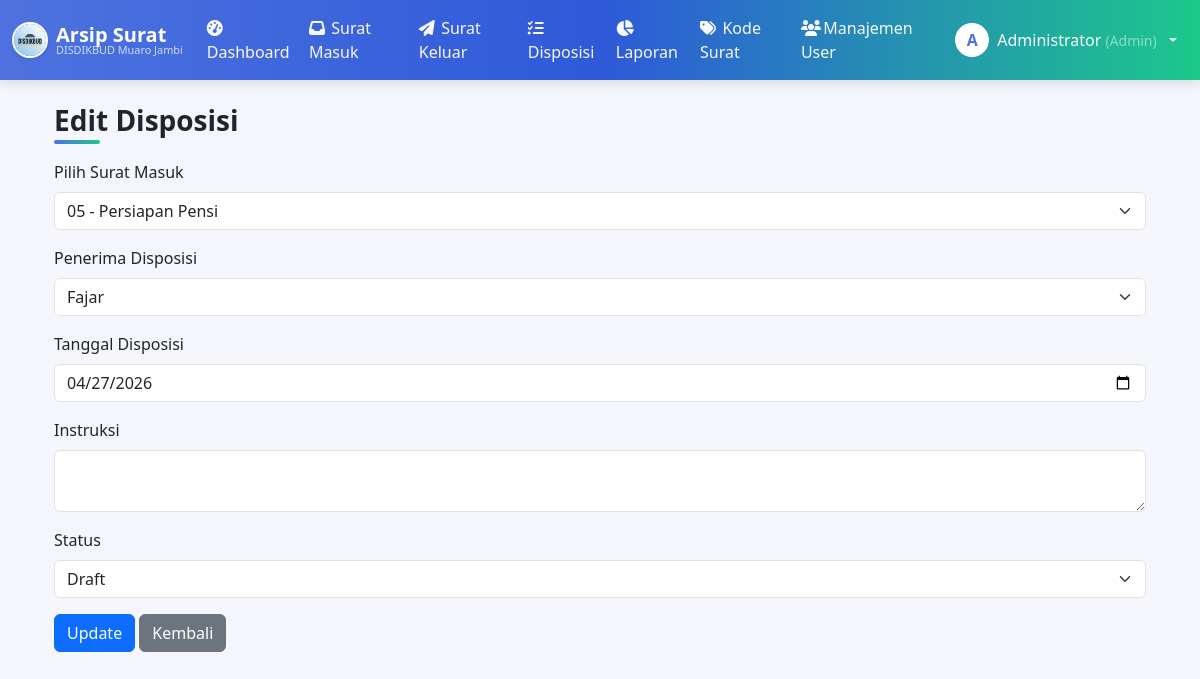
The app's page /admin/disposisi_edit.php?id=8 (signed in), older data.
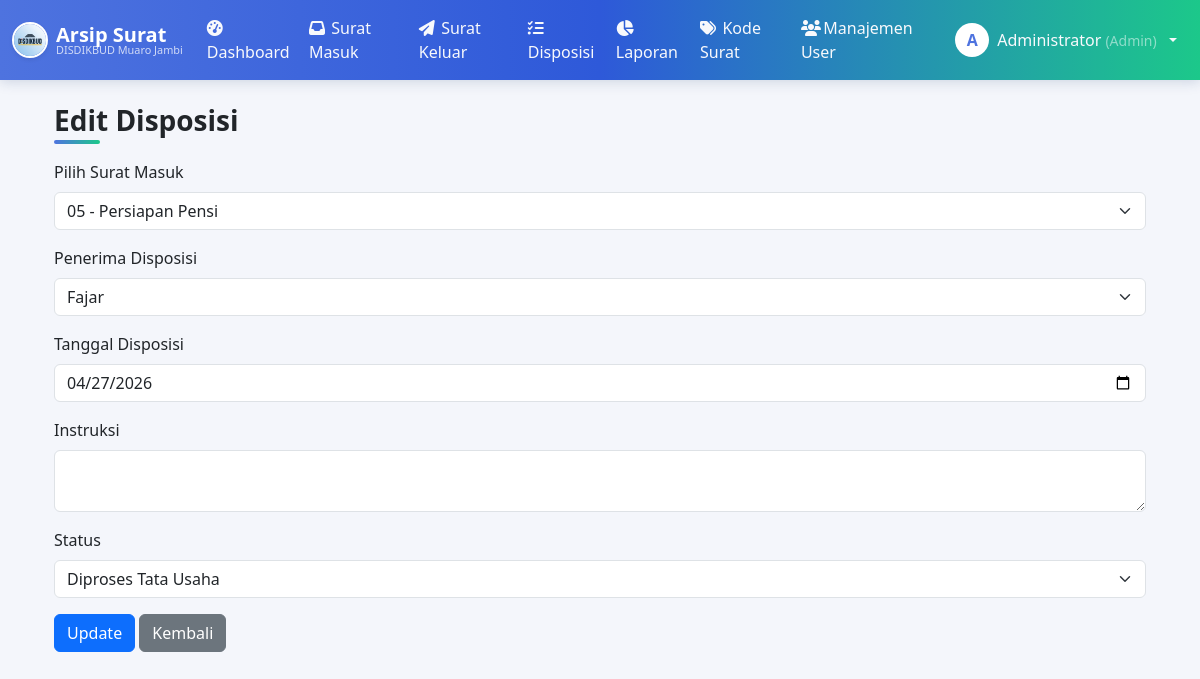
The same page, newer data.
### tables this page shows
CREATE TABLE `disposisi` (
  `id` int(11) NOT NULL,
  `surat_masuk_id` int(11) DEFAULT NULL,
  `pengirim_id` int(11) DEFAULT NULL,
  `penerima_id` int(11) DEFAULT NULL,
  `tgl_disposisi` date DEFAULT NULL,
  `instruksi` text DEFAULT NULL,
  `catatan_pimpinan` text DEFAULT NULL,
  `status` enum('draft','menunggu_verifikasi','terverifikasi','diproses_tata_usaha','selesai') DEFAULT 'draft',
  `created_at` timestamp NULL DEFAULT current_timestamp(),
  `updated_at` timestamp NULL DEFAULT current_timestamp() ON UPDATE current_timestamp()
);

CREATE TABLE `surat_masuk` (
  `id` int(11) NOT NULL,
  `no_agenda` varchar(50) DEFAULT NULL,
  `no_surat` varchar(100) DEFAULT NULL,
  `tgl_surat` date DEFAULT NULL,
  `tgl_diterima` date DEFAULT NULL,
  `pengirim` varchar(150) DEFAULT NULL,
  `instansi` varchar(150) DEFAULT NULL,
  `perihal` varchar(255) DEFAULT NULL,
  `kategori` varchar(100) DEFAULT NULL,
  `file_surat` varchar(255) DEFAULT NULL,
  `status` enum('draft','menunggu_verifikasi','terverifikasi','diproses_tata_usaha','selesai') DEFAULT 'draft',
  `created_at` timestamp NULL DEFAULT current_timestamp()
);

CREATE TABLE `users` (
  `id` int(11) NOT NULL,
  `nama` varchar(100) DEFAULT NULL,
  `email` varchar(100) DEFAULT NULL,
  `password` varchar(255) DEFAULT NULL,
  `role` varchar(20) NOT NULL,
  `created_at` timestamp NULL DEFAULT current_timestamp()
);

### includes/tracking.php (called while the page is built, shortened)
<?php
function getStatusSteps() {
    return [
        'draft'                 => 'Draft',
        'menunggu_verifikasi'   => 'Menunggu Verifikasi',
        'terverifikasi'         => 'Terverifikasi',
        'diproses_tata_usaha'   => 'Diproses Tata Usaha',
        'selesai'               => 'Selesai',
    ];
}

### admin/disposisi_edit.php (the view, shortened to what this page needs)
<?php
include "../includes/tracking.php";
$id = intval($_GET['id']);
$result = mysqli_query($conn, "SELECT * FROM disposisi WHERE id=$id");
$disposisi = mysqli_fetch_assoc($result);
$surat = mysqli_query($conn, "SELECT id, no_surat, perihal FROM surat_masuk ORDER BY tgl_surat DESC");
$users = mysqli_query($conn, "SELECT id, nama FROM users ORDER BY nama ASC");
?>
<?php include "../includes/header.php"; ?>
<div class="container mt-4">
  <h3 class="fw-bold mb-3">Edit Disposisi</h3>
  <form method="POST">
    <div class="mb-3">
      <label class="form-label">Pilih Surat Masuk</label>
      <select name="surat_masuk_id" class="form-select" required>
        <?php while($s=mysqli_fetch_assoc($surat)): ?>
          <option value="<?= $s['id']; ?>" <?= $s['id']==$disposisi['surat_masuk_id']?'selected':'' ?>>
            <?= $s['no_surat']; ?> - <?= htmlspecialchars($s['perihal']); ?>
          </option>
        <?php endwhile; ?>
      </select>
    </div>
    <div class="mb-3">
      <label class="form-label">Penerima Disposisi</label>
      <select name="penerima_id" class="form-select" required>
        <?php while($u=mysqli_fetch_assoc($users)): ?>
          <option value="<?= $u['id']; ?>" <?= $u['id']==$disposisi['penerima_id']?'selected':'' ?>>
            <?= htmlspecialchars($u['nama']); ?>
          </option>
        <?php endwhile; ?>
      </select>
    </div>
    <div class="mb-3">
      <label class="form-label">Tanggal Disposisi</label>
      <input type="date" name="tgl_disposisi" value="<?= $disposisi['tgl_disposisi']; ?>" class="form-control" required>
    </div>
    <div class="mb-3">
      <label class="form-label">Instruksi</label>
      <textarea name="instruksi" class="form-control" required><?= htmlspecialchars($disposisi['instruksi']); ?></textarea>
    </div>
    <div class="mb-3">
      <label class="form-label">Status</label>
      <select name="status" class="form-select" required>
        <?php foreach (getStatusSteps() as $key => $label): ?>
          <option value="<?= $key; ?>" <?= $disposisi['status'] == $key ? 'selected' : ''; ?>><?= $label; ?></option>
        <?php endforeach; ?>
      </select>
    </div>
    <button type="submit" class="btn btn-primary">Update</button>
    <a href="disposisi.php" class="btn btn-secondary">Kembali</a>
  </form>
</div>
<?php include "../includes/footer.php"; ?>

Row changes from the older to the newer data that the page shows:
changed disposisi "05 - Persiapan Pensi": status (not shown) → "Diproses Tata Usaha"
Text that changed along with them:
form field status: "Draft" → (not shown)
